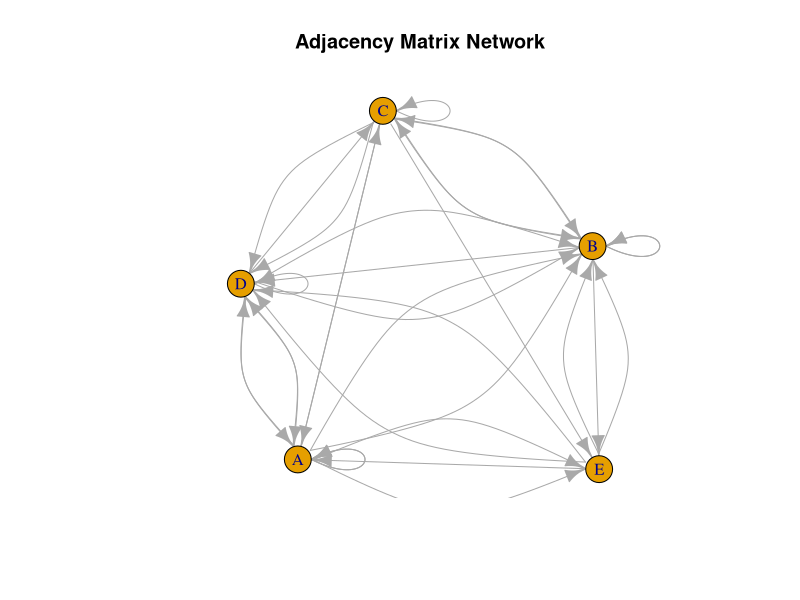
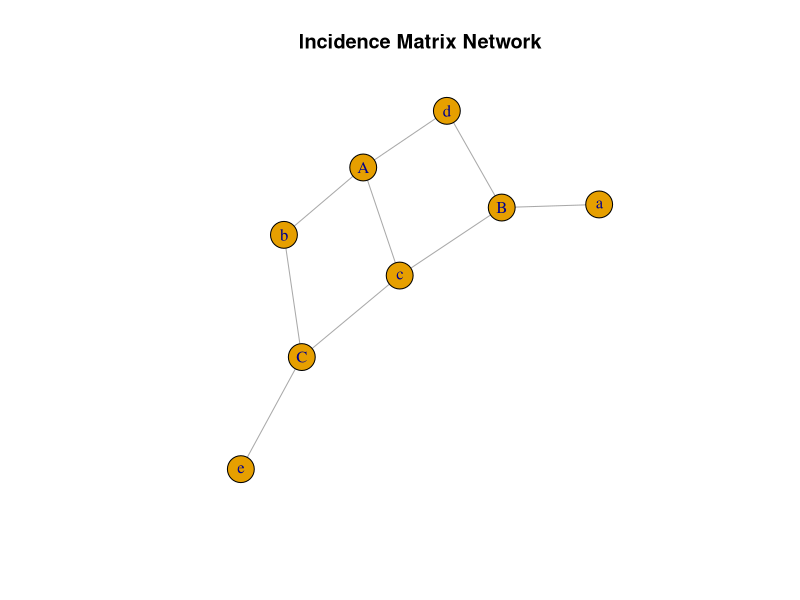
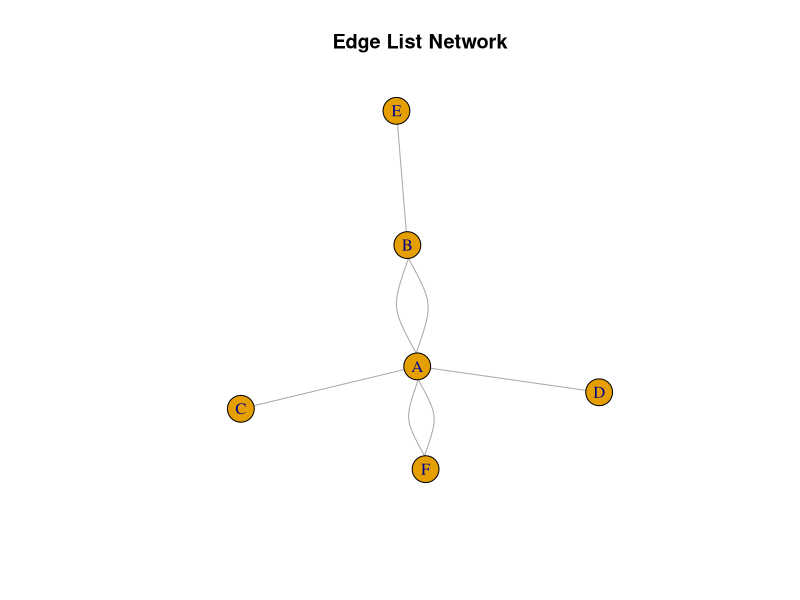
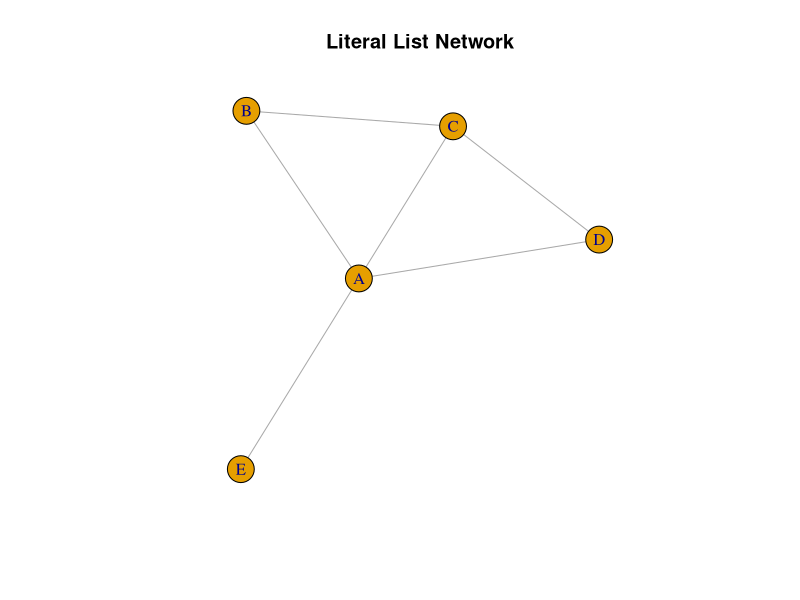
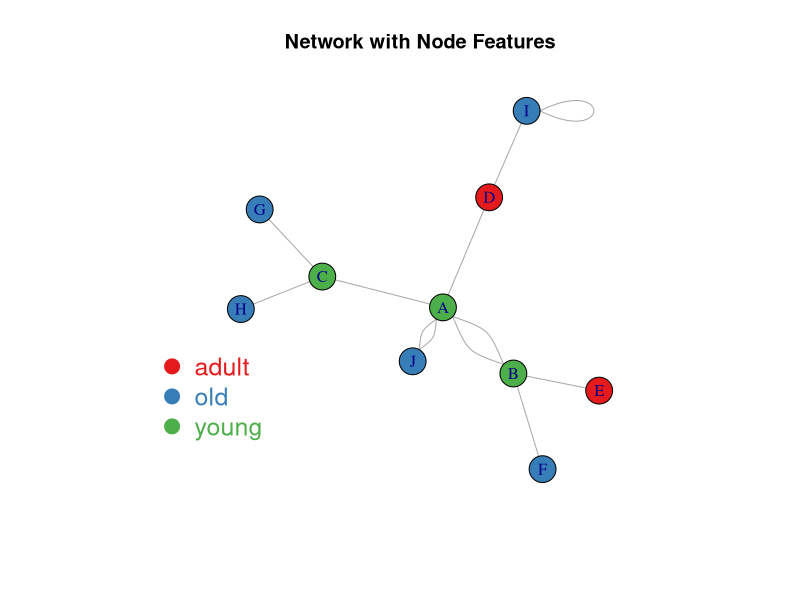
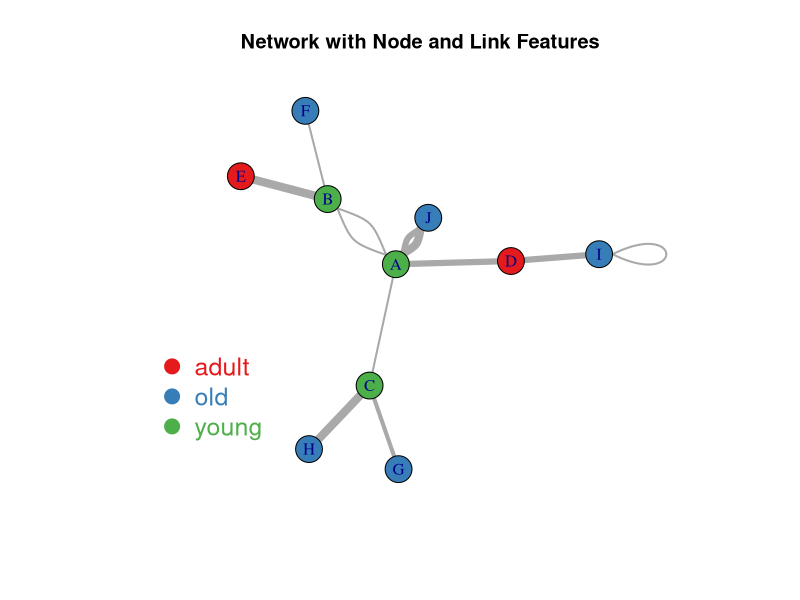

Here is the R script that generated these plots, in order:
# Load required libraries
library(igraph)
library(RColorBrewer)

# 1. Adjacency Matrix Example
set.seed(10)
adj_data <- matrix(sample(0:2, 25, replace = TRUE), nrow = 5)
colnames(adj_data) <- rownames(adj_data) <- LETTERS[1:5]
adj_network <- graph_from_adjacency_matrix(adj_data)
plot(adj_network, main = "Adjacency Matrix Network")

# 2. Incidence Matrix Example
set.seed(1)
inc_data <- matrix(sample(0:2, 15, replace = TRUE), nrow = 3)
colnames(inc_data) <- letters[1:5]
rownames(inc_data) <- LETTERS[1:3]
inc_network <- graph_from_incidence_matrix(inc_data)
plot(inc_network, main = "Incidence Matrix Network")

# 3. Edge List Example
links <- data.frame(
  source = c("A", "A", "A", "A", "A", "F", "B"),
  target = c("B", "B", "C", "D", "F", "A", "E")
)
edge_network <- graph_from_data_frame(d = links, directed = FALSE)
plot(edge_network, main = "Edge List Network")

# 4. Literal List of Connections Example
literal_network <- graph_from_literal(A - B - C - D, E - A - E - A, D - C - A, D - A - D - C)
plot(literal_network, main = "Literal List Network")

# 5. Mapping Variables to Node Features
# Create links data
links2 <- data.frame(
  source = c("A", "A", "A", "A", "A", "J", "B", "B", "C", "C", "D", "I"),
  target = c("B", "B", "C", "D", "J", "A", "E", "F", "G", "H", "I", "I"),
  importance = sample(1:4, 12, replace = TRUE)
)

# Create nodes data
nodes <- data.frame(
  name = LETTERS[1:10],
  carac = c(rep("young", 3), rep("adult", 2), rep("old", 5))
)

# Create the igraph object
network2 <- graph_from_data_frame(d = links2, vertices = nodes, directed = FALSE)

# Create color palette
coul <- brewer.pal(3, "Set1")

# Map colors based on "carac"
my_color <- coul[as.numeric(as.factor(V(network2)$carac))]

# Plot network with node colors
plot(network2, vertex.color = my_color, main = "Network with Node Features")

# Add legend for nodes
legend("bottomleft",
       legend = levels(as.factor(V(network2)$carac)),
       col = coul, bty = "n", pch = 20, pt.cex = 3, cex = 1.5,
       text.col = coul, horiz = FALSE, inset = c(0.1, 0.1))

# 6. Mapping Variables to Link Features
# Plot network with node colors and edge widths mapped to "importance"
plot(network2, vertex.color = my_color, edge.width = E(network2)$importance * 2,
     main = "Network with Node and Link Features")

# Add legend for nodes
legend("bottomleft",
       legend = levels(as.factor(V(network2)$carac)),
       col = coul, bty = "n", pch = 20, pt.cex = 3, cex = 1.5,
       text.col = coul, horiz = FALSE, inset = c(0.1, 0.1))

